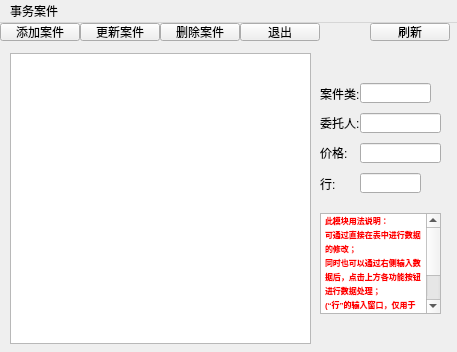
<?xml version="1.0" encoding="UTF-8"?>
<ui version="4.0">
 <class>categories</class>
 <widget class="QMainWindow" name="categories">
  <property name="geometry">
   <rect>
    <x>0</x>
    <y>0</y>
    <width>457</width>
    <height>352</height>
   </rect>
  </property>
  <property name="sizePolicy">
   <sizepolicy hsizetype="Preferred" vsizetype="Preferred">
    <horstretch>0</horstretch>
    <verstretch>0</verstretch>
   </sizepolicy>
  </property>
  <property name="windowTitle">
   <string>MainWindow</string>
  </property>
  <widget class="QWidget" name="centralwidget">
   <widget class="QPushButton" name="C1">
    <property name="geometry">
     <rect>
      <x>0</x>
      <y>0</y>
      <width>80</width>
      <height>18</height>
     </rect>
    </property>
    <property name="text">
     <string>添加案件</string>
    </property>
   </widget>
   <widget class="QPushButton" name="C3">
    <property name="geometry">
     <rect>
      <x>80</x>
      <y>0</y>
      <width>80</width>
      <height>18</height>
     </rect>
    </property>
    <property name="text">
     <string>更新案件</string>
    </property>
   </widget>
   <widget class="QPushButton" name="C2">
    <property name="geometry">
     <rect>
      <x>160</x>
      <y>0</y>
      <width>80</width>
      <height>18</height>
     </rect>
    </property>
    <property name="text">
     <string>删除案件</string>
    </property>
   </widget>
   <widget class="QPushButton" name="C4">
    <property name="geometry">
     <rect>
      <x>240</x>
      <y>0</y>
      <width>80</width>
      <height>18</height>
     </rect>
    </property>
    <property name="text">
     <string>退出</string>
    </property>
   </widget>
   <widget class="QTableView" name="tableView_1">
    <property name="geometry">
     <rect>
      <x>10</x>
      <y>30</y>
      <width>301</width>
      <height>291</height>
     </rect>
    </property>
   </widget>
   <widget class="QLineEdit" name="lineEdit_case">
    <property name="geometry">
     <rect>
      <x>360</x>
      <y>60</y>
      <width>71</width>
      <height>20</height>
     </rect>
    </property>
   </widget>
   <widget class="QLineEdit" name="lineEdit_name">
    <property name="geometry">
     <rect>
      <x>360</x>
      <y>90</y>
      <width>81</width>
      <height>20</height>
     </rect>
    </property>
   </widget>
   <widget class="QLineEdit" name="lineEdit_price">
    <property name="geometry">
     <rect>
      <x>360</x>
      <y>120</y>
      <width>81</width>
      <height>20</height>
     </rect>
    </property>
   </widget>
   <widget class="QLabel" name="label">
    <property name="geometry">
     <rect>
      <x>320</x>
      <y>60</y>
      <width>40</width>
      <height>21</height>
     </rect>
    </property>
    <property name="text">
     <string>案件类:</string>
    </property>
   </widget>
   <widget class="QLabel" name="label_2">
    <property name="geometry">
     <rect>
      <x>320</x>
      <y>90</y>
      <width>41</width>
      <height>20</height>
     </rect>
    </property>
    <property name="text">
     <string>委托人:</string>
    </property>
   </widget>
   <widget class="QLabel" name="label_3">
    <property name="geometry">
     <rect>
      <x>320</x>
      <y>120</y>
      <width>41</width>
      <height>20</height>
     </rect>
    </property>
    <property name="text">
     <string>价格:</string>
    </property>
   </widget>
   <widget class="QLineEdit" name="lineEdit_line">
    <property name="geometry">
     <rect>
      <x>360</x>
      <y>150</y>
      <width>61</width>
      <height>20</height>
     </rect>
    </property>
   </widget>
   <widget class="QLabel" name="label_4">
    <property name="geometry">
     <rect>
      <x>320</x>
      <y>150</y>
      <width>31</width>
      <height>21</height>
     </rect>
    </property>
    <property name="text">
     <string>行:</string>
    </property>
   </widget>
   <widget class="QPushButton" name="C5">
    <property name="geometry">
     <rect>
      <x>370</x>
      <y>0</y>
      <width>80</width>
      <height>18</height>
     </rect>
    </property>
    <property name="text">
     <string>刷新</string>
    </property>
   </widget>
   <widget class="QTextBrowser" name="textBrowser">
    <property name="geometry">
     <rect>
      <x>320</x>
      <y>190</y>
      <width>121</width>
      <height>101</height>
     </rect>
    </property>
    <property name="html">
     <string>&lt;!DOCTYPE HTML PUBLIC &quot;-//W3C//DTD HTML 4.0//EN&quot; &quot;http://www.w3.org/TR/REC-html40/strict.dtd&quot;&gt;
&lt;html&gt;&lt;head&gt;&lt;meta name=&quot;qrichtext&quot; content=&quot;1&quot; /&gt;&lt;meta charset=&quot;utf-8&quot; /&gt;&lt;style type=&quot;text/css&quot;&gt;
p, li { white-space: pre-wrap; }
hr { height: 1px; border-width: 0; }
li.unchecked::marker { content: &quot;\2610&quot;; }
li.checked::marker { content: &quot;\2612&quot;; }
&lt;/style&gt;&lt;/head&gt;&lt;body style=&quot; font-family:'Microsoft YaHei UI'; font-size:9pt; font-weight:400; font-style:normal;&quot;&gt;
&lt;p style=&quot; margin-top:0px; margin-bottom:0px; margin-left:0px; margin-right:0px; -qt-block-indent:0; text-indent:0px;&quot;&gt;&lt;span style=&quot; font-weight:700; color:#ff0000; vertical-align:super;&quot;&gt;此模块用法说明：&lt;/span&gt;&lt;/p&gt;
&lt;p style=&quot; margin-top:0px; margin-bottom:0px; margin-left:0px; margin-right:0px; -qt-block-indent:0; text-indent:0px;&quot;&gt;&lt;span style=&quot; font-weight:700; color:#ff0000; vertical-align:super;&quot;&gt;可通过直接在表中进行数据的修改；&lt;/span&gt;&lt;/p&gt;
&lt;p style=&quot; margin-top:0px; margin-bottom:0px; margin-left:0px; margin-right:0px; -qt-block-indent:0; text-indent:0px;&quot;&gt;&lt;span style=&quot; font-weight:700; color:#ff0000; vertical-align:super;&quot;&gt;同时也可以通过右侧输入数据后，点击上方各功能按钮进行数据处理；&lt;/span&gt;&lt;/p&gt;
&lt;p style=&quot; margin-top:0px; margin-bottom:0px; margin-left:0px; margin-right:0px; -qt-block-indent:0; text-indent:0px;&quot;&gt;&lt;span style=&quot; font-weight:700; color:#ff0000; vertical-align:super;&quot;&gt;(“行”的输入窗口，仅用于更新和删除功能时有效，同样，要进行这两功能的使用必须输入“行”)&lt;/span&gt;&lt;/p&gt;&lt;/body&gt;&lt;/html&gt;</string>
    </property>
   </widget>
  </widget>
  <widget class="QMenuBar" name="menubar">
   <property name="geometry">
    <rect>
     <x>0</x>
     <y>0</y>
     <width>457</width>
     <height>17</height>
    </rect>
   </property>
   <widget class="QMenu" name="menulawyer">
    <property name="title">
     <string>事务案件</string>
    </property>
   </widget>
   <addaction name="menulawyer"/>
  </widget>
 </widget>
 <resources/>
 <connections/>
</ui>
